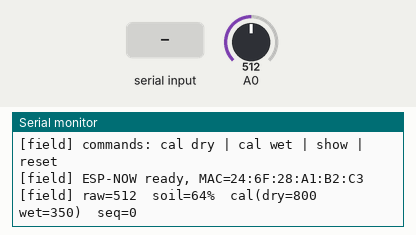
Bench run of a program on a simulated ESP8266 (NodeMCU). Shown: the last lines printed to the serial monitor. The inputs (shaded band) are chosen by the test bench; at power-on: A0 = 512.

Above: at 1.5 s.
1.6 s: "cal dry\n" received over Serial
At 2.2 s:
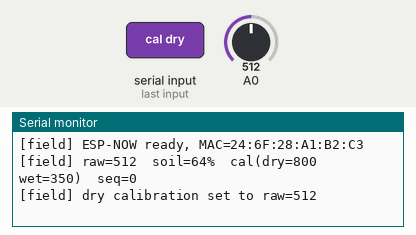
3.1 s: "cal wet\n" received over Serial
At 4.3 s:
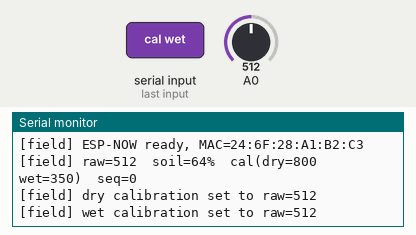
4.6 s: "reset\n" received over Serial
At 5.5 s:
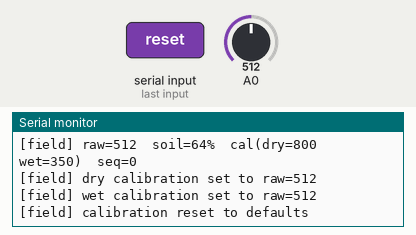
6.1 s: "1\n" received over Serial
At 6.6 s:
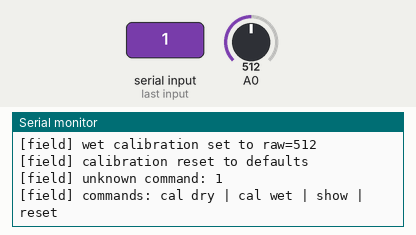
9.1 s: A0 set to 900
At 11.0 s:
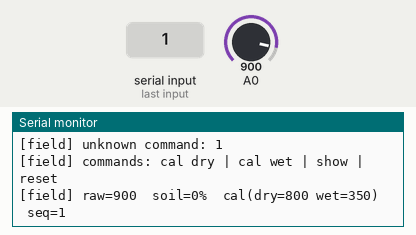

The program:

main.cpp
```cpp
// ESP8266 field bring-up node: one soil moisture sensor on A0.
//
// Responsibilities:
//   * Sample A0 with a trimmed mean and convert to a percentage with a
//     two-point (dry/wet) calibration.
//   * Broadcast TelemetryMsg frames over ESP-NOW to the gateway.
//   * Print its own readings and calibration over USB serial so the sensor can
//     be verified with no gateway present.
//
// Serial commands (115200 baud, newline terminated):
//   cal dry   - capture the current raw value as the dry reference
//   cal wet   - capture the current raw value as the wet reference
//   show      - print the current calibration and last reading
//   reset     - restore the default calibration

#include <Arduino.h>

#include "espnow_hal.h"
#include "protocol.h"

#include "config.h"

namespace {

float soil_dry = SOIL_DRY_DEFAULT;
float soil_wet = SOIL_WET_DEFAULT;
uint16_t last_raw = 0;
uint8_t last_pct = 0;
uint16_t sequence = 0;
uint32_t boot_ms = 0;
uint32_t last_telemetry_ms = 0;
uint32_t last_hello_ms = 0;

char command_buffer[32];
size_t command_length = 0;

uint16_t readSoilRaw() {
  // Trimmed mean: drop the min and max, average the rest. Rejects a single
  // bad conversion without hiding a genuinely changing reading.
  uint32_t sum = 0;
  uint16_t min_value = 0xFFFF;
  uint16_t max_value = 0;
  for (uint8_t i = 0; i < SOIL_SAMPLES; i++) {
    uint16_t value = (uint16_t)analogRead(A0);
    sum += value;
    if (value < min_value) min_value = value;
    if (value > max_value) max_value = value;
    delayMicroseconds(300);
  }
  sum -= min_value;
  sum -= max_value;
  return (uint16_t)(sum / (SOIL_SAMPLES - 2));
}

uint8_t rawToPercent(uint16_t raw) {
  if (soil_dry <= soil_wet) {
    return 0;  // invalid calibration
  }
  float pct = ((float)soil_dry - (float)raw) / ((float)soil_dry - (float)soil_wet) * 100.0f;
  if (pct < 0.0f) pct = 0.0f;
  if (pct > 100.0f) pct = 100.0f;
  return (uint8_t)(pct + 0.5f);
}

void sampleSensor() {
  last_raw = readSoilRaw();
  last_pct = rawToPercent(last_raw);
}

void sendHello() {
  HelloMsg msg;
  memset(&msg, 0, sizeof(msg));
  msg.hdr.magic = ESPNOW_MAGIC;
  msg.hdr.version = ESPNOW_PROTO_VERSION;
  msg.hdr.type = MSG_HELLO;
  memcpy(msg.hdr.src, espNow.ownMac(), 6);
  msg.hdr.seq = espNow.nextSeq();
  msg.role = ROLE_FIELD;
  msg.fw_major = 0;
  msg.fw_minor = 1;
  msg.fw_patch = 0;
  msg.uptime_s = (millis() - boot_ms) / 1000UL;
  strncpy(msg.device_id, FIELD_DEVICE_ID, sizeof(msg.device_id) - 1);
  espNow.sendBroadcast((const uint8_t*)&msg, sizeof(msg));
}

void sendTelemetry() {
  // Only the first soil sensor is present on this bring-up board; the other
  // five are reported as invalid so the backend shows them as unavailable.
  TelemetryMsg msg;
  memset(&msg, 0, sizeof(msg));
  msg.hdr.magic = ESPNOW_MAGIC;
  msg.hdr.version = ESPNOW_PROTO_VERSION;
  msg.hdr.type = MSG_TELEMETRY;
  memcpy(msg.hdr.src, espNow.ownMac(), 6);
  msg.hdr.seq = espNow.nextSeq();
  msg.epoch = 0;
  msg.temperature_c_x100 = 0;  // no DHT11 on this board
  msg.humidity_pct_x100 = 0;
  msg.soil_adc[0] = last_raw;
  msg.soil_pct[0] = last_pct;
  msg.soil_ok_mask = 0x01;  // only sensor A1 valid
  msg.actuator_mask = 0;
  msg.rssi = 0;
  espNow.sendBroadcast((const uint8_t*)&msg, sizeof(msg));
  sequence++;
}

void printReading() {
  Serial.printf("[field] raw=%u  soil=%u%%  cal(dry=%u wet=%u)  seq=%u\n",
                (unsigned)last_raw, (unsigned)last_pct,
                (unsigned)soil_dry, (unsigned)soil_wet, (unsigned)sequence);
}

void handleCommand(const char* command) {
  if (strcmp(command, "cal dry") == 0) {
    soil_dry = readSoilRaw();
    Serial.printf("[field] dry calibration set to raw=%u\n", (unsigned)soil_dry);
    sampleSensor();
  } else if (strcmp(command, "cal wet") == 0) {
    soil_wet = readSoilRaw();
    Serial.printf("[field] wet calibration set to raw=%u\n", (unsigned)soil_wet);
    sampleSensor();
  } else if (strcmp(command, "show") == 0) {
    printReading();
  } else if (strcmp(command, "reset") == 0) {
    soil_dry = SOIL_DRY_DEFAULT;
    soil_wet = SOIL_WET_DEFAULT;
    Serial.println("[field] calibration reset to defaults");
    sampleSensor();
  } else if (strlen(command) > 0) {
    Serial.printf("[field] unknown command: %s\n", command);
    Serial.println("[field] commands: cal dry | cal wet | show | reset");
  }
}

void pollSerial() {
  while (Serial.available() > 0) {
    char c = (char)Serial.read();
    if (c == '\n' || c == '\r') {
      if (command_length > 0) {
        command_buffer[command_length] = '\0';
        handleCommand(command_buffer);
        command_length = 0;
      }
    } else if (command_length < sizeof(command_buffer) - 1) {
      command_buffer[command_length++] = c;
    }
  }
}

}  // namespace

void setup() {
  Serial.begin(115200);
  delay(300);
  boot_ms = millis();

  Serial.println();
  Serial.printf("[field] ESP8266 field bring-up %s\n", FIELD_FW_VERSION);
  Serial.println("[field] commands: cal dry | cal wet | show | reset");

  if (!espNow.begin(ESPNOW_CHANNEL_DEFAULT)) {
    Serial.println("[field] ESP-NOW init FAILED");
  } else {
    Serial.print("[field] ESP-NOW ready, MAC=");
    const uint8_t* mac = espNow.ownMac();
    Serial.printf("%02X:%02X:%02X:%02X:%02X:%02X\n",
                  mac[0], mac[1], mac[2], mac[3], mac[4], mac[5]);
  }

  sampleSensor();
  printReading();
  sendHello();
  last_hello_ms = millis();
}

void loop() {
  pollSerial();

  const uint32_t now = millis();

  if (now - last_telemetry_ms >= TELEMETRY_INTERVAL_MS) {
    last_telemetry_ms = now;
    sampleSensor();
    sendTelemetry();
    printReading();
  }

  if (now - last_hello_ms >= HELLO_INTERVAL_MS) {
    last_hello_ms = now;
    sendHello();
  }

  delay(2);
}
```

config.h
```cpp
#pragma once

// ESP8266 field bring-up node. One capacitive soil moisture sensor on A0.
//
// The NodeMCU/Wemos A0 input has an on-board divider so 0-3.3 V maps to the
// ADC range 0-1023. The capacitive probe output is 0-3.0 V, so it connects
// directly. Calibrate by noting the raw value in dry air and in a cup of water.

#define FIELD_FW_VERSION "0.1.0-bringup"
#define FIELD_DEVICE_ID "field_esp8266"

// ADC range for the ESP8266. analogRead() returns 0..1023.
#define SOIL_ADC_MAX 1023

// Two-point calibration for the soil probe. These defaults are a rough starting
// point; run the calibration commands below to replace them:
//   send "cal dry"  while the probe is in dry air
//   send "cal wet"  while the probe is in water
// The raw value is HIGH when dry and LOW when wet.
#define SOIL_DRY_DEFAULT 800
#define SOIL_WET_DEFAULT 350

// Publish interval. Telemetry is also sent immediately after calibration.
#define TELEMETRY_INTERVAL_MS 10000UL
#define HELLO_INTERVAL_MS 30000UL

#define ESPNOW_CHANNEL_DEFAULT 1

// Capacitive probes are noisy: average several samples and drop the extremes.
#define SOIL_SAMPLES 15
```

Measured:
- after the input at 1.6 s, the serial monitor: prints a new line at once (image 1)
- after the input at 3.1 s, the serial monitor: prints a new line at once (image 2)
- after the input at 4.6 s, the serial monitor: prints a new line at once (image 3)
- after the input at 6.1 s, the serial monitor: prints a new line at once (image 4)
- after the input at 9.1 s, the serial monitor: prints a new line after 0.91 s (image 5)
